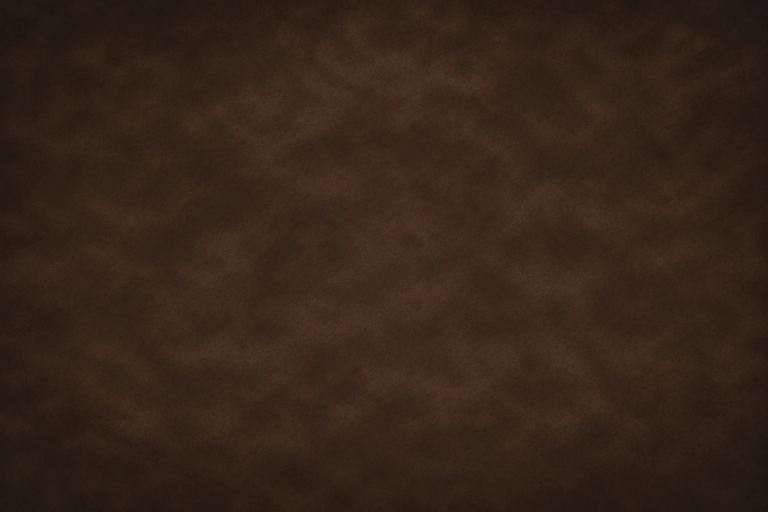
#> input picture Kernel/Wizardry/TitleScreenGfx/src/title_background.png, 1536 x 1024 px (shown at 1/2 size)
$ python title_gfx.py
#> lines starting #> are read from the running program, lines starting #| are printed output that depends on the picture
#!/usr/bin/env python3
"""Turn the title-screen art into GBA graphics data (part 1: BG1 background and BG0 emblem).

    python3 Tools/titlescreen/title_gfx.py

Reads Kernel/Wizardry/TitleScreenGfx/src/title_background.png (RGB) and
Kernel/Wizardry/TitleScreenGfx/src/title_logo.png (RGBA), and writes:

    Kernel/Wizardry/TitleScreenGfx/dmp/   the data the game loads
        bg_tiles_a.lz, bg_tiles_b.lz  background tiles 0-383 and 384-639 (4bpp, LZ77)
        bg_map.lz                     background tilemap, 32x20 u16 (LZ77)
        bg_pal.bin                    background palette, 16 x RGB555
        emblem_tiles.lz               emblem tiles, 4bpp, tile 0 blank (LZ77)
        emblem_map.lz                 emblem tilemap, 32x20 u16 (LZ77)
        emblem_pal.bin                emblem palette, 16 x RGB555
    Kernel/Wizardry/TitleScreenGfx/gfx/   pictures to look at (not used by the game)
        background.png, emblem.png    indexed; index 0 is shown as magenta
        preview_bg.png                background with the emblem over it, x2

Part 2 (OBJ logo, intro zoom) adds:

    Kernel/Wizardry/TitleScreenGfx/dmp/
        obj_tiles.lz                  OBJ tiles, 4bpp, 352 tiles (11 rows of 32) (LZ77)
        obj_pal.bin                   OBJ palette, 16 x RGB555 (banks 0-1 from the ROM, 2 and 3 new)
        zoom_tiles.lz                 zoom tiles, 8bpp, 8x8, tile 0 blank (LZ77)
        zoom_map.lz                   zoom tilemap, 32x32 bytes (LZ77)
        zoom_pal.bin                  zoom palette, 16 x RGB555
    Kernel/Wizardry/TitleScreenGfx/gfx/   obj_sheet.png, zoom.png, preview.png (x2)
    Kernel/Wizardry/TitleScreenGfx/TitleScreenGfx_Data.event
                                      the data above as #incbin labels and sprite layouts
"""
import sys
from pathlib import Path

import numpy as np
from PIL import Image

REPO = Path(__file__).resolve().parent.parent.parent
GFX_DIR = REPO / "Kernel" / "Wizardry" / "TitleScreenGfx"
DMP_DIR = GFX_DIR / "dmp"
PICS_DIR = GFX_DIR / "gfx"
SRC_DIR = GFX_DIR / "src"
sys.path.insert(0, str(REPO / "Tools" / "gallery"))
from png2cg import lz77_compress  # noqa: E402

W, H = 240, 160
TILES_W, TILES_H = 30, 20
MAP_W = 32
MAP_BYTES = MAP_W * TILES_H * 2
BG_MAX_TILES = 640
BG_SPLIT = 384
EMBLEM_MAX_TILES = 192
# The emblem is centred on x=120 (11 + 218/2): the tile boundary the mirror axis sits on.
EMBLEM_X, EMBLEM_Y = 11, 8
EMBLEM_W = 218
EMBLEM_H = round(464 * EMBLEM_W / 1128)
FLIPS = ((0, 0), (1, 0), (0, 1), (1, 1))  # (hflip, vflip), in the order they are tried
MAGENTA = (255, 0, 255)

# Part 2: OBJ logo sprites and the intro zoom image. Crop boxes are (x0, y0, x1, y1) in the source.
LOGO_BOX, LOGO_W, LOGO_XY = (280, 537, 1257, 688), 232, (4, 46)  # 232x36
BANNER_BOX, BANNER_W, BANNER_XY = (326, 697, 1211, 832), 208, (16, 85)  # 208x32
EXCEED_BOX, EXCEED_W, EXCEED_XY = (372, 894, 1163, 987), 118, (61, 112)  # 118x14
SOURCE_ROM = REPO / "fe8.gba"  # vanilla FE8U ROM
ROM_OBJ_PAL_OFF = 0xAADB68  # OBJ banks 0-1 ("Press START" and copyright palettes)
ROM_OBJ_PAL_BYTES = 64
ZOOM_BACKDROP = 0x4290  # vanilla zoom palette entry 0 (sets the backdrop)
OBJ_TILE_ROWS, OBJ_TILE_COLS = 11, 32  # 256 px wide sheet, 88 px high
OBJ_SHEET_W, OBJ_SHEET_H = 256, 88
OBJ_TILES_BYTES = 0x2C00  # 352 tiles; the game allows 0x3000 before its OBJ tiles at 0x06013000
OBJ_LOGO_ROW = 0  # sheet pixel rows: logo at 0 (rows 0-4), banner at 40 (rows 5-8), exceed at 72 (rows 9-10)
OBJ_BANNER_ROW = 40
OBJ_EXCEED_ROW = 72
OBJ_PAL_LOGO = 2  # OBJ palette bank of the logo and exceed text
OBJ_PAL_BANNER = 3


def tile_base(sheet_row):
    """The first OBJ tile of a sheet row (32 tiles per row, the 2D mapping of the sheet)."""
    assert sheet_row % 8 == 0, sheet_row
    return sheet_row // 8 * OBJ_TILE_COLS


LOGO_TILE_BASE = tile_base(OBJ_LOGO_ROW)  # 0x000
BANNER_TILE_BASE = tile_base(OBJ_BANNER_ROW)  # 0x0A0
EXCEED_TILE_BASE = tile_base(OBJ_EXCEED_ROW)  # 0x120
# attr2 base (palette << 12 | tile base) the installer gives the banner and exceed calls
TITLE_BANNER_ATTR2 = OBJ_PAL_BANNER << 12 | BANNER_TILE_BASE  # 0x30A0
TITLE_EXCEED_ATTR2 = OBJ_PAL_LOGO << 12 | EXCEED_TILE_BASE  # 0x2120
ZOOM_SIZE = 256
# Zoom tiles are 8bpp and sit at char base 0x06008000; the map is at 0x0600B000, so 192 tiles.
ZOOM_TILES_MAX = 192
SPRITE_SHAPES = {(64, 32): (1, 3), (32, 16): (1, 2), (32, 8): (1, 1), (32, 32): (0, 2)}
EVENT_PATH = GFX_DIR / "TitleScreenGfx_Data.event"
# (width, height, x, y, tile offset) for each sprite of an element
LOGO_SPRITES = ([(64, 32, 0, 0, 0), (64, 32, 64, 0, 8), (64, 32, 128, 0, 16), (64, 32, 192, 0, 24)]
                # row 4 of the sheet is 4 tile rows (128 tiles) below the base
                + [(32, 8, 32 * k, 32, 128 + 4 * k) for k in range(8)])
BANNER_SPRITES = [(64, 32, 0, 0, 0), (64, 32, 64, 0, 8), (64, 32, 128, 0, 16), (32, 32, 192, 0, 24)]
EXCEED_SPRITES = [(32, 16, 0, 0, 0), (32, 16, 32, 0, 4), (32, 16, 64, 0, 8), (32, 16, 96, 0, 12)]


def to555(r, g, b):
    """8-bit RGB to a GBA RGB555 value."""
    r5, g5, b5 = ((c * 31 + 127) // 255 for c in (r, g, b))
    return r5 | g5 << 5 | b5 << 10


def from555(value):
    """GBA RGB555 value to 8-bit RGB (the 5-bit values are spread over 8 bits)."""
    out = []
    for shift in (0, 5, 10):
        c5 = (value >> shift) & 31
        out.append(c5 << 3 | c5 >> 2)
    return tuple(out)


def snap(rgb):
    """The 8-bit colour as the GBA can show it."""
    return from555(to555(*rgb))


def luminance(rgb):
    r, g, b = rgb
    return 0.299 * r + 0.587 * g + 0.114 * b


# [5 lines left out: function pal_bytes, not called in this run]


def pack4(block):
    """An 8x8 array of palette indices as 32 bytes of 4bpp (low nibble = left pixel)."""
    lo = block[:, 0::2] & 15
    hi = block[:, 1::2] & 15
    return (lo | (hi << 4)).astype(np.uint8).tobytes()


def unpack4(tile):
    """32 bytes of 4bpp as an 8x8 array of palette indices."""
    packed = np.frombuffer(tile, dtype=np.uint8).reshape(8, 4)
    block = np.empty((8, 8), dtype=np.uint8)
    block[:, 0::2] = packed & 15
    block[:, 1::2] = packed >> 4
    return block


def tile4(indices, tx, ty):
    """The 8x8 tile at tile coordinates (tx, ty) of an index image, as 32 bytes of 4bpp."""
    block = indices[ty * 8:ty * 8 + 8, tx * 8:tx * 8 + 8]
    return pack4(block)


def flip_tile(block, hflip, vflip):
    if hflip:
        block = block[:, ::-1]
    if vflip:
        block = block[::-1, :]
    return block


def dedupe(tiles_list):
    """Unique tiles from a list of 32-byte tiles. The first tile is tile 0.

    Each later tile is matched against the stored tiles in all four flips. Returns
    (unique_tiles, entries): unique_tiles are 32-byte tiles, entries are map words
    (index | hflip << 10 | vflip << 11), one per input tile.
    """
    unique = []
    entries = []
    lookup = {}  # tile bytes as shown -> (index, hflip, vflip) that shows it
    for tile in tiles_list:
        if tile in lookup:
            index, hflip, vflip = lookup[tile]
        else:
            index = len(unique)
            unique.append(tile)
            _add_variants(lookup, unpack4(tile), index)
            hflip, vflip = 0, 0
        entries.append(index | hflip << 10 | vflip << 11)
    return unique, entries


def _add_variants(lookup, block, index):
    """Record every flip of a new stored tile; the first stored tile to show a tile wins."""
    for hflip, vflip in FLIPS:
        shown = pack4(flip_tile(block, hflip, vflip))
        lookup.setdefault(shown, (index, hflip, vflip))


def nearest(rgb_pixels, palette):
    """Index of the nearest palette colour (squared RGB distance) for each pixel."""
    pixels = rgb_pixels.astype(np.int32)
    pal = np.array(palette, dtype=np.int32)
    dist = ((pixels[:, None, :] - pal[None, :, :]) ** 2).sum(axis=2)
    return dist.argmin(axis=1)


# [14 lines left out: function quantize_opaque, not called in this run]


def background_tiles(resized):
    """Steps for BG1: 16 colours, rarest colour made transparent, tiles, map."""
    quant = resized.quantize(colors=16, method=Image.Quantize.MEDIANCUT, kmeans=4,
                             dither=Image.Dither.FLOYDSTEINBERG)
    palette = [snap(tuple(quant.getpalette()[i:i + 3])) for i in range(0, 48, 3)]
    indices = np.array(quant, dtype=np.uint8)
    counts = np.bincount(indices.ravel(), minlength=16)
    rarest = int(np.argmin(counts))
    print(f"background: least used colour index {rarest} ({palette[rarest]}), "
          f"{counts[rarest]} pixels, moved to the nearest other colour")
    indices = _drop_colour(indices, palette, rarest)
    order = [rarest] + sorted((i for i in range(16) if i != rarest),
                              key=lambda i: luminance(palette[i]))
    remap = np.zeros(16, dtype=np.uint8)
    for new, old in enumerate(order):
        remap[old] = new
    indices = remap[indices]
    assert not (indices == 0).any(), "background pixel uses transparent index 0"
    ordered = [palette[i] for i in order]
    return indices, ordered


def _drop_colour(indices, palette, drop):
    """Give every pixel of colour `drop` its nearest other palette colour."""
    flat = indices.ravel()
    mask = flat == drop
    if not mask.any():
        return indices
    others = [i for i in range(len(palette)) if i != drop]
    colour = np.array([palette[drop]], dtype=np.uint8)
    best = nearest(colour, [palette[i] for i in others])[0]
    flat[mask] = others[best]
    return flat.reshape(indices.shape)


# [5 lines left out: function tilemap, not called in this run]


def write_bytes(path, data):
    path.write_bytes(data)
    print(f"  wrote {path.relative_to(REPO)} ({len(data)} bytes)")


# [10 lines left out: function write_indexed_png, not called in this run]


def build_background(src_path):
    """Part A: returns (indices 240x160, palette of 16 RGB, tile entries, unique tiles)."""
    img = Image.open(src_path).convert("RGB").resize((W, H), Image.LANCZOS)
    indices, palette = background_tiles(img)
    tiles = [tile4(indices, tx, ty) for ty in range(TILES_H) for tx in range(TILES_W)]
    unique, entries = dedupe(tiles)
    print(f"background: {len(unique)} unique tiles (max {BG_MAX_TILES})")
    assert len(unique) <= BG_MAX_TILES, len(unique)
    return indices, palette, unique, entries


# [11 lines left out: function write_background, not called in this run]


def emblem_source(src_path):
    """Part B step 1: the emblem as an EMBLEM_W-wide index block (0 = transparent) and palette."""
    img = Image.open(src_path).convert("RGBA")
    img = img.crop((204, 14, 1332, 478))
    img = img.resize((EMBLEM_W, EMBLEM_H), Image.LANCZOS)
    arr = np.array(img)
    # Make the emblem left-right symmetric: the right half is the mirror of the left half.
    # Unmirrored the emblem needs 249 tiles, but only about 127 mirrored, because the tile
    # dedupe matches flipped tiles. The limit is EMBLEM_MAX_TILES (192).
    assert EMBLEM_W % 2 == 0, EMBLEM_W
    half = EMBLEM_W // 2
    arr[:, half:] = arr[:, :half][:, ::-1].copy()
    opaque = arr[:, :, 3] >= 128
    rgb = arr[:, :, :3][opaque]
    palette = quantize_opaque(rgb, 15)
    indices = np.zeros((EMBLEM_H, EMBLEM_W), dtype=np.uint8)
    idx = nearest(rgb, palette) + 1
    indices[opaque] = idx
    full = [(0, 0, 0)] + palette
    return indices, full


def build_emblem(src_path):
    """Part B: returns (indices 240x160, palette of 16 RGB, tile entries, unique tiles)."""
    block, palette = emblem_source(src_path)
    print(f"emblem: {EMBLEM_W}x{EMBLEM_H} at ({EMBLEM_X},{EMBLEM_Y}), "
          f"{len(palette) - 1} colours")
    canvas = np.zeros((H, W), dtype=np.uint8)
    canvas[EMBLEM_Y:EMBLEM_Y + EMBLEM_H, EMBLEM_X:EMBLEM_X + EMBLEM_W] = block
    tiles = [tile4(canvas, tx, ty) for ty in range(TILES_H) for tx in range(TILES_W)]
    unique, entries = dedupe([bytes(32)] + tiles)
    entries = entries[1:]
    unique_count = len(unique)
    print(f"emblem: {unique_count} unique tiles incl. blank (max {EMBLEM_MAX_TILES})")
    assert unique_count <= EMBLEM_MAX_TILES, unique_count
    return canvas, palette, unique, entries


# [34 lines left out: functions write_emblem, write_preview, element_source, element_indices, not called in this run]


def paste(canvas, block, x, y):
    h, w = block.shape
    canvas[y:y + h, x:x + w] = block


# [28 lines left out: functions paint, obj_entry, obj_layout, not called in this run]


def tile8_bytes(canvas, tx, ty):
    """The 8x8 tile at tile coordinates (tx, ty) as 64 bytes, one byte per pixel."""
    return canvas[ty * 8:ty * 8 + 8, tx * 8:tx * 8 + 8].astype(np.uint8).tobytes()


# [157 lines left out: functions build_obj, build_zoom, write_obj, write_zoom, write_obj_sheet_png, write_zoom_png and 2 more, not called in this run]


def main():
    DMP_DIR.mkdir(parents=True, exist_ok=True)
    PICS_DIR.mkdir(parents=True, exist_ok=True)
    bg_indices, bg_palette, bg_unique, bg_entries = build_background(
        SRC_DIR / "title_background.png")
#> in build_background, `img = Image.open(src_path).convert("RGB").resize((W, H), Image.LANCZOS)`:
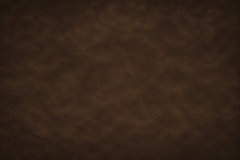
#> img: PIL image 240x160 RGB; mean R, G, B 53.3, 36.4, 24.9
#> in background_tiles, `palette = [snap(tuple(quant.getpalette()[i:i + 3])) for i in range(0, ..`: palette = [(66, 49, 33), (66, 41, 33), (66, 41, 33), (57, 41, 24), (57, 41, 24), (57, 41, 24), (57, 41, 24), (57, 41, 24), (57, 33, 24), (49, 33, 24), (49, 33, 24), (49, 33, 24), (49, 33, 24), (41, 33, 16), (41, 24, 16), (33, 24, 16)]
#> in background_tiles, `indices = np.array(quant, dtype=np.uint8)`:
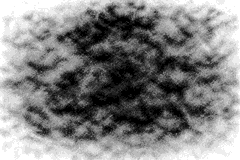
#> indices: shape (160, 240); min 0, max 15, mean 7.72; drawn with min black and max white
#> in background_tiles, `counts = np.bincount(indices.ravel(), minlength=16)`: counts = [1655, 2374, 2562, 3131, 1623, 2652, 1546, 2474, 2504, 3168, 2343, 2417, 2268, 2791, 2374, 2518]
#> in background_tiles, `rarest = int(np.argmin(counts))`: rarest = 6
#| background: least used colour index 6 ((57, 41, 24)), 1546 pixels, moved to the nearest other colour
#> in _drop_colour, `others = [i for i in range(len(palette)) if i != drop]`: others = [0, 1, 2, 3, 4, 5, 7, 8, 9, 10, 11, 12, 13, 14, 15]
#> in _drop_colour, `colour = np.array([palette[drop]], dtype=np.uint8)`: colour = [[57, 41, 24]]
#> in nearest, `pal = np.array(palette, dtype=np.int32)`: pal = 15 rows, first 8: [66, 49, 33], [66, 41, 33], [66, 41, 33], [57, 41, 24], [57, 41, 24], [57, 41, 24], [57, 41, 24], [57, 33, 24]
#> in _drop_colour, `best = nearest(colour, [palette[i] for i in others])[0]`: best = 3
#> in _drop_colour, `return flat.reshape(indices.shape)`:
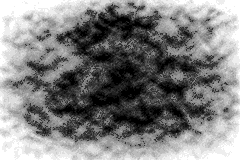
#> returned value: shape (160, 240); min 0, max 15, mean 7.6; drawn with min black and max white
#> in background_tiles, `order = [rarest] + sorted((i for i in range(16) if i != rarest), key=l..`: order = [6, 15, 14, 13, 9, 10, 11, 12, 8, 3, 4, 5, 7, 1, 2, 0]
#> the loop in background_tiles, `for new, old in enumerate(order):` made 16 passes
#> old on passes 1 to 12: 6, 15, 14, 13, 9, 10, 11, 12, 8, 3, 4, 5
#> after the loop in background_tiles, `for new, old in enumerate(order):`: remap = [15, 13, 14, 9, 10, 11, 0, 12, 8, 4, 5, 6, 7, 3, 2, 1]
#> in background_tiles, `indices = remap[indices]`:
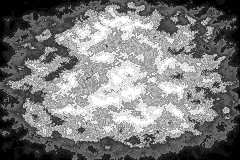
#> indices: shape (160, 240); min 1, max 15, mean 7.79; drawn with min black and max white
#> in background_tiles, `ordered = [palette[i] for i in order]`: ordered = [(57, 41, 24), (33, 24, 16), (41, 24, 16), (41, 33, 16), (49, 33, 24), (49, 33, 24), (49, 33, 24), (49, 33, 24), (57, 33, 24), (57, 41, 24), (57, 41, 24), (57, 41, 24), (57, 41, 24), (66, 41, 33), (66, 41, 33), (66, 49, 33)]
#> in build_background, `indices, palette = background_tiles(img)`: palette has the same summary as ordered in background_tiles
#> in pack4, `lo = block[:, 0::2] & 15`: lo = [[1, 1, 1, 1], [1, 1, 1, 1], [1, 1, 1, 1], [1, 1, 1, 1], [1, 1, 1, 1], [1, 1, 1, 1], [1, 1, 1, 1], [1, 1, 1, 1]]
#> in pack4, `hi = block[:, 1::2] & 15`: hi has the same summary as lo
#> in build_background, `tiles = [tile4(indices, tx, ty) for ty in range(TILES_H) for tx in ran..`: tiles = 600 items
#> the loop in dedupe, `for tile in tiles_list:` made 600 passes
#> index on passes 1 to 12: 0, 1, 2, 3, 4, 0, 5, 6, 7, 8, 9, 10
#> after the loop in dedupe, `for tile in tiles_list:`: entries = 600 values, max 596 at index 598, min 0 at index 0, mean 296.5; unique = 597 items
#| background: 597 unique tiles (max 640)
#> bg_palette has the same summary as ordered in background_tiles; bg_unique = 597 items; bg_entries has the same summary as entries in dedupe
    emb_canvas, emb_palette, emb_unique, emb_entries = build_emblem(SRC_DIR / "title_logo.png")
    write_background(bg_indices, bg_palette, bg_unique, bg_entries)
    write_emblem(emb_canvas, emb_palette, emb_unique, emb_entries)
    write_preview(bg_indices, bg_palette, emb_canvas, emb_palette)
    obj = build_obj(SRC_DIR / "title_logo.png")
    write_obj(obj)
    zoom = build_zoom(obj)
    write_zoom(zoom)
    write_obj_sheet_png(obj)
    write_zoom_png(zoom, obj)
    write_preview_full(bg_indices, bg_palette, emb_canvas, emb_palette, obj)
    write_event(obj)
    print("done")


if __name__ == "__main__":
#> (the run stopped early here; a loop or call above may not have finished)
